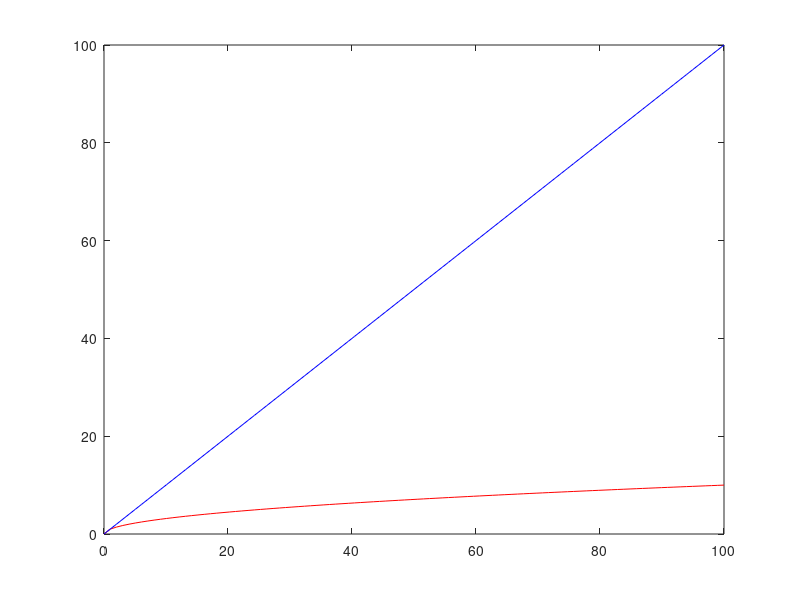

Source code (MATLAB):
## Mini Ripasso di MATLAB/Octave
## (I seguenti esempi sono stati testati solamente su Octave)

# Le variabili si assegnano semplicemente con l'uguale
# Assegno un vettore RIGA di 3 elementi
B = [1, 2, 4]

# Vettore COLONNA di 3 elementi
A = [2;4;8]

# Matrice 3 x 3
M = [[1,1,1]; [2,2,2]; [3,3,3]]

# Trasposta di matrice
M'

# Accesso ad un elemento
M(1,1)

# Moltiplicare matrici
[[1, 2, 3]; [4, 5, 6]] * [[1; 2; 3], [4; 5; 6]]

# Moltiplicare punto-punto
[1, 2, 3] .* [4, 5, 6]

# Visualizzare grafici
# Con il comando `hold` si possono visualizzare piu' grafici nella stessa figura
X = linspace(0, 100)
Y = sqrt(X)
plot(X, Y, 'r-')
hold on
plot(X, X, 'b-')
hold off

# Dichiarazione di funzioni
function [y]=mean(x)
  [m, n] = size(x)
  if m==1
    m=n;
  endif
  y = sum(x)/m;
endfunction

mean(X)
